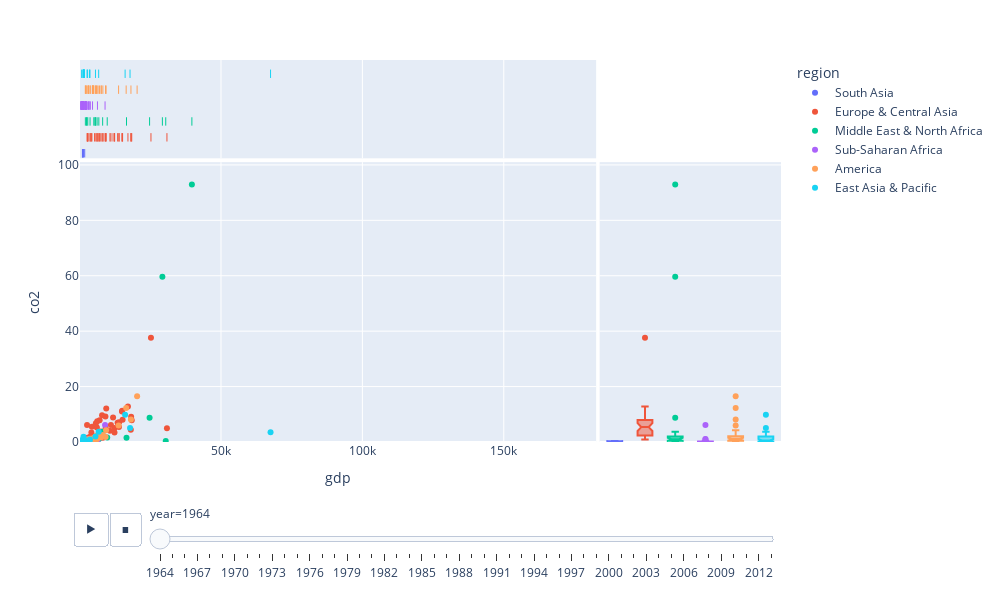

Here is the notebook cell this chart was saved with:
### Markdown cell above
Create single scatter plot with all data (with marginal boxplot per region)

### Code cell
# Create an animated scatter plot without facets, aggregating all regions into a single plot
fig = px.scatter(
    data,  # DataFrame containing the data to plot
    x="gdp",  # Set x-axis to GDP values
    y="co2",  # Set y-axis to CO2 emission values
    animation_frame="year",  # Animate the plot across different years (one frame per year)
    color="region",  # Color points by their region for categorical distinction
    hover_name="country",  # Show country name when hovering over points
    width=1000,  # Set plot width to 1000 pixels
    height=600,  # Set plot height to 600 pixels
    size_max=45,  # Maximum size for the points (bubbles) in the plot
    range_x=[xmin, xmax],  # Fixed range for x-axis, using precomputed min and max GDP
    range_y=[ymin, ymax],  # Fixed range for y-axis, using precomputed min and max CO2 values
    marginal_y='box',  # Add a boxplot on the right margin for distribution of y (CO2)
    marginal_x='rug'   # Add a rug plot on the bottom margin for distribution of x (GDP)
)

# Display the plot in the default renderer (e.g., notebook or browser)
# fig.show()
fig.show()

### Figure 1 — Plotly figure (JSON) as saved in the notebook; plotly's stock layout.template omitted (floating-point values rounded to 4 significant figures)
{"data": [{"hovertemplate": "<b>%{hovertext}</b><br><br>region=South Asia<br>year=1964<br>gdp=%{x}<br>co2=%{y}<extra></extra>", "hovertext": ["Afghanistan", "Bangladesh", "India", "Nepal", "Pakistan", "Sri Lanka"], "legendgroup": "South Asia", "marker": {"color": "#636efa", "symbol": "circle"}, "mode": "markers", "name": "South Asia", "orientation": "v", "showlegend": true, "type": "scatter", "x": [1182, 1138, 1125, 1002, 1396, 1809], "xaxis": "x", "y": [0.0863, 0.055, 0.309, 0.014, 0.324, 0.21], "yaxis": "y"}, {"alignmentgroup": "True", "boxpoints": "all", "fillcolor": "rgba(255,255,255,0)", "hoveron": "points", "hovertemplate": "<b>%{hovertext}</b><br><br>region=South Asia<br>year=1964<br>gdp=%{x}<extra></extra>", "hovertext": ["Afghanistan", "Bangladesh", "India", "Nepal", "Pakistan", "Sri Lanka"], "jitter": 0, "legendgroup": "South Asia", "line": {"color": "rgba(255,255,255,0)"}, "marker": {"color": "#636efa", "symbol": "line-ns-open"}, "name": "South Asia", "offsetgroup": "South Asia", "showlegend": false, "type": "box", "x": [1182, 1138, 1125, 1002, 1396, 1809], "xaxis": "x3", "yaxis": "y3"}, {"alignmentgroup": "True", "hovertemplate": "<b>%{hovertext}</b><br><br>region=South Asia<br>year=1964<br>co2=%{y}<extra></extra>", "hovertext": ["Afghanistan", "Bangladesh", "India", "Nepal", "Pakistan", "Sri Lanka"], "legendgroup": "South Asia", "marker": {"color": "#636efa", "symbol": "circle"}, "name": "South Asia", "notched": true, "offsetgroup": "South Asia", "showlegend": false, "type": "box", "xaxis": "x2", "y": [0.0863, 0.055, 0.309, 0.014, 0.324, 0.21], "yaxis": "y2"}, {"hovertemplate": "<b>%{hovertext}</b><br><br>region=Europe & Central Asia<br>year=1964<br>gdp=%{x}<br>co2=%{y}<extra></extra>", "hovertext": ["Albania", "Armenia", "Austria", "Azerbaijan", "Belarus", "Belgium", "Bulgaria", "Cyprus", "Denmark", "Finland", "France", "Georgia", "Germany", "Greece", "Hungary", "Iceland", "Ireland", "Italy", "Kazakhstan", "Lithuania", "Luxembourg", "Malta", "Moldova", "Netherlands", "Norway", "Poland", "Portugal", "Romania", "Russia", "Slovak Republic", "Spain", "Sweden", "Switzerland", "Tajikistan", "Turkey", "Turkmenistan", "Ukraine", "United Kingdom", "Uzbekistan"], "legendgroup": "Europe & Central Asia", "marker": {"color": "#EF553B", "symbol": "circle"}, "mode": "markers", "name": "Europe & Central Asia", "orientation": "v", "showlegend": true, "type": "scatter", "x": [3023, 2823, 13915, 5751, 4357, 14995, 6110, 6563, 18228, 12389, 13969, 3707, 17100, 8197, 11083, 13450, 9215, 12343, 9418, 10728, 25235, 2830, 4162, 15204, 18118, 7078, 6902, 7512, 11836, 9135, 8611, 18434, 30886, 3769, 5296, 7952, 6239, 15067, 2636], "xaxis": "x", "y": [1.09, 1.45, 5.37, 6.75, 5.51, 11, 5.25, 1.73, 9.14, 5.02, 7.13, 1.91, 12.8, 1.57, 6.16, 6.91, 5, 3.43, 12.1, 4.05, 37.6, 1.56, 3.43, 8.01, 4.38, 7.83, 1.23, 3.75, 8.87, 9.24, 2.02, 7.86, 4.92, 1.63, 0.871, 9.64, 7.53, 11.3, 6.11], "yaxis": "y"}, {"alignmentgroup": "True", "boxpoints": "all", "fillcolor": "rgba(255,255,255,0)", "hoveron": "points", "hovertemplate": "<b>%{hovertext}</b><br><br>region=Europe & Central Asia<br>year=1964<br>gdp=%{x}<extra></extra>", "hovertext": ["Albania", "Armenia", "Austria", "Azerbaijan", "Belarus", "Belgium", "Bulgaria", "Cyprus", "Denmark", "Finland", "France", "Georgia", "Germany", "Greece", "Hungary", "Iceland", "Ireland", "Italy", "Kazakhstan", "Lithuania", "Luxembourg", "Malta", "Moldova", "Netherlands", "Norway", "Poland", "Portugal", "Romania", "Russia", "Slovak Republic", "Spain", "Sweden", "Switzerland", "Tajikistan", "Turkey", "Turkmenistan", "Ukraine", "United Kingdom", "Uzbekistan"], "jitter": 0, "legendgroup": "Europe & Central Asia", "line": {"color": "rgba(255,255,255,0)"}, "marker": {"color": "#EF553B", "symbol": "line-ns-open"}, "name": "Europe & Central Asia", "offsetgroup": "Europe & Central Asia", "showlegend": false, "type": "box", "x": [3023, 2823, 13915, 5751, 4357, 14995, 6110, 6563, 18228, 12389, 13969, 3707, 17100, 8197, 11083, 13450, 9215, 12343, 9418, 10728, 25235, 2830, 4162, 15204, 18118, 7078, 6902, 7512, 11836, 9135, 8611, 18434, 30886, 3769, 5296, 7952, 6239, 15067, 2636], "xaxis": "x3", "yaxis": "y3"}, {"alignmentgroup": "True", "hovertemplate": "<b>%{hovertext}</b><br><br>region=Europe & Central Asia<br>year=1964<br>co2=%{y}<extra></extra>", "hovertext": ["Albania", "Armenia", "Austria", "Azerbaijan", "Belarus", "Belgium", "Bulgaria", "Cyprus", "Denmark", "Finland", "France", "Georgia", "Germany", "Greece", "Hungary", "Iceland", "Ireland", "Italy", "Kazakhstan", "Lithuania", "Luxembourg", "Malta", "Moldova", "Netherlands", "Norway", "Poland", "Portugal", "Romania", "Russia", "Slovak Republic", "Spain", "Sweden", "Switzerland", "Tajikistan", "Turkey", "Turkmenistan", "Ukraine", "United Kingdom", "Uzbekistan"], "legendgroup": "Europe & Central Asia", "marker": {"color": "#EF553B", "symbol": "circle"}, "name": "Europe & Central Asia", "notched": true, "offsetgroup": "Europe & Central Asia", "showlegend": false, "type": "box", "xaxis": "x2", "y": [1.09, 1.45, 5.37, 6.75, 5.51, 11, 5.25, 1.73, 9.14, 5.02, 7.13, 1.91, 12.8, 1.57, 6.16, 6.91, 5, 3.43, 12.1, 4.05, 37.6, 1.56, 3.43, 8.01, 4.38, 7.83, 1.23, 3.75, 8.87, 9.24, 2.02, 7.86, 4.92, 1.63, 0.871, 9.64, 7.53, 11.3, 6.11], "yaxis": "y2"}, {"hovertemplate": "<b>%{hovertext}</b><br><br>region=Middle East & North Africa<br>year=1964<br>gdp=%{x}<br>co2=%{y}<extra></extra>", "hovertext": ["Algeria", "Bahrain", "Djibouti", "Egypt", "Iran", "Iraq", "Israel", "Jordan", "Kuwait", "Lebanon", "Libya", "Morocco", "Oman", "Qatar", "Saudi Arabia", "Syria", "Tunisia", "United Arab Emirates"], "legendgroup": "Middle East & North Africa", "marker": {"color": "#00cc96", "symbol": "circle"}, "mode": "markers", "name": "Middle East & North Africa", "orientation": "v", "showlegend": true, "type": "scatter", "x": [5693, 24751, 3700, 2443, 6188, 6805, 8152, 5556, 29279, 9767, 30463, 2040, 5419, 39711, 16587, 2894, 2575, 5021], "xaxis": "x", "y": [0.46, 8.74, 0.784, 0.849, 1.96, 1.12, 3.74, 1.13, 59.6, 1.6, 0.398, 0.319, 0.0181, 92.9, 1.51, 0.84, 0.618, 0.132], "yaxis": "y"}, {"alignmentgroup": "True", "boxpoints": "all", "fillcolor": "rgba(255,255,255,0)", "hoveron": "points", "hovertemplate": "<b>%{hovertext}</b><br><br>region=Middle East & North Africa<br>year=1964<br>gdp=%{x}<extra></extra>", "hovertext": ["Algeria", "Bahrain", "Djibouti", "Egypt", "Iran", "Iraq", "Israel", "Jordan", "Kuwait", "Lebanon", "Libya", "Morocco", "Oman", "Qatar", "Saudi Arabia", "Syria", "Tunisia", "United Arab Emirates"], "jitter": 0, "legendgroup": "Middle East & North Africa", "line": {"color": "rgba(255,255,255,0)"}, "marker": {"color": "#00cc96", "symbol": "line-ns-open"}, "name": "Middle East & North Africa", "offsetgroup": "Middle East & North Africa", "showlegend": false, "type": "box", "x": [5693, 24751, 3700, 2443, 6188, 6805, 8152, 5556, 29279, 9767, 30463, 2040, 5419, 39711, 16587, 2894, 2575, 5021], "xaxis": "x3", "yaxis": "y3"}, {"alignmentgroup": "True", "hovertemplate": "<b>%{hovertext}</b><br><br>region=Middle East & North Africa<br>year=1964<br>co2=%{y}<extra></extra>", "hovertext": ["Algeria", "Bahrain", "Djibouti", "Egypt", "Iran", "Iraq", "Israel", "Jordan", "Kuwait", "Lebanon", "Libya", "Morocco", "Oman", "Qatar", "Saudi Arabia", "Syria", "Tunisia", "United Arab Emirates"], "legendgroup": "Middle East & North Africa", "marker": {"color": "#00cc96", "symbol": "circle"}, "name": "Middle East & North Africa", "notched": true, "offsetgroup": "Middle East & North Africa", "showlegend": false, "type": "box", "xaxis": "x2", "y": [0.46, 8.74, 0.784, 0.849, 1.96, 1.12, 3.74, 1.13, 59.6, 1.6, 0.398, 0.319, 0.0181, 92.9, 1.51, 0.84, 0.618, 0.132], "yaxis": "y2"}, {"hovertemplate": "<b>%{hovertext}</b><br><br>region=Sub-Saharan Africa<br>year=1964<br>gdp=%{x}<br>co2=%{y}<extra></extra>", "hovertext": ["Angola", "Benin", "Burkina Faso", "Burundi", "Cameroon", "Cape Verde", "Chad", "Comoros", "Congo, Dem. Rep.", "Congo, Rep.", "Cote d'Ivoire", "Equatorial Guinea", "Ethiopia", "Gabon", "Gambia", "Ghana", "Guinea", "Guinea-Bissau", "Kenya", "Liberia", "Madagascar", "Malawi", "Mali", "Mauritania", "Mauritius", "Mozambique", "Niger", "Nigeria", "Rwanda", "Sao Tome and Principe", "Senegal", "Seychelles", "Sierra Leone", "Somalia", "South Africa", "Sudan", "Swaziland", "Tanzania", "Togo", "Uganda", "Zambia", "Zimbabwe"], "legendgroup": "Sub-Saharan Africa", "marker": {"color": "#ab63fa", "symbol": "circle"}, "mode": "markers", "name": "Sub-Saharan Africa", "orientation": "v", "showlegend": true, "type": "scatter", "x": [4573, 1159, 711, 603, 1910, 895, 1409, 1342, 2108, 2282, 3312, 1041, 698, 2454, 1312, 2322, 870, 1440, 1922, 1287, 2273, 391, 799, 2254, 3334, 540, 1437, 3803, 506, 1675, 2118, 6318, 1333, 1131, 9004, 2126, 2713, 1176, 1483, 965, 3214, 1976], "xaxis": "x", "y": [0.201, 0.0553, 0.0216, 0.0158, 0.0597, 0.131, 0.0305, 0.054, 0.117, 0.232, 0.183, 0.0946, 0.0167, 0.364, 0.0743, 0.22, 0.184, 0.0911, 0.307, 0.395, 0.0861, 0.0833, 0.032, 0.122, 0.419, 0.267, 0.0251, 0.148, 0.0116, 0.171, 0.258, 0.161, 0.125, 0.0452, 6.16, 0.219, 0.0288, 0.0912, 0.0794, 0.0634, 0.949, 1.05], "yaxis": "y"}, {"alignmentgroup": "True", "boxpoints": "all", "fillcolor": "rgba(255,255,255,0)", "hoveron": "points", "hovertemplate": "<b>%{hovertext}</b><br><br>region=Sub-Saharan Africa<br>year=1964<br>gdp=%{x}<extra></extra>", "hovertext": ["Angola", "Benin", "Burkina Faso", "Burundi", "Cameroon", "Cape Verde", "Chad", "Comoros", "Congo, Dem. Rep.", "Congo, Rep.", "Cote d'Ivoire", "Equatorial Guinea", "Ethiopia", "Gabon", "Gambia", "Ghana", "Guinea", "Guinea-Bissau", "Kenya", "Liberia", "Madagascar", "Malawi", "Mali", "Mauritania", "Mauritius", "Mozambique", "Niger", "Nigeria", "Rwanda", "Sao Tome and Principe", "Senegal", "Seychelles", "Sierra Leone", "Somalia", "South Africa", "Sudan", "Swaziland", "Tanzania", "Togo", "Uganda", "Zambia", "Zimbabwe"], "jitter": 0, "legendgroup": "Sub-Saharan Africa", "line": {"color": "rgba(255,255,255,0)"}, "marker": {"color": "#ab63fa", "symbol": "line-ns-open"}, "name": "Sub-Saharan Africa", "offsetgroup": "Sub-Saharan Africa", "showlegend": false, "type": "box", "x": [4573, 1159, 711, 603, 1910, 895, 1409, 1342, 2108, 2282, 3312, 1041, 698, 2454, 1312, 2322, 870, 1440, 1922, 1287, 2273, 391, 799, 2254, 3334, 540, 1437, 3803, 506, 1675, 2118, 6318, 1333, 1131, 9004, 2126, 2713, 1176, 1483, 965, 3214, 1976], "xaxis": "x3", "yaxis": "y3"}, {"alignmentgroup": "True", "hovertemplate": "<b>%{hovertext}</b><br><br>region=Sub-Saharan Africa<br>year=1964<br>co2=%{y}<extra></extra>", "hovertext": ["Angola", "Benin", "Burkina Faso", "Burundi", "Cameroon", "Cape Verde", "Chad", "Comoros", "Congo, Dem. Rep.", "Congo, Rep.", "Cote d'Ivoire", "Equatorial Guinea", "Ethiopia", "Gabon", "Gambia", "Ghana", "Guinea", "Guinea-Bissau", "Kenya", "Liberia", "Madagascar", "Malawi", "Mali", "Mauritania", "Mauritius", "Mozambique", "Niger", "Nigeria", "Rwanda", "Sao Tome and Principe", "Senegal", "Seychelles", "Sierra Leone", "Somalia", "South Africa", "Sudan", "Swaziland", "Tanzania", "Togo", "Uganda", "Zambia", "Zimbabwe"], "legendgroup": "Sub-Saharan Africa", "marker": {"color": "#ab63fa", "symbol": "circle"}, "name": "Sub-Saharan Africa", "notched": true, "offsetgroup": "Sub-Saharan Africa", "showlegend": false, "type": "box", "xaxis": "x2", "y": [0.201, 0.0553, 0.0216, 0.0158, 0.0597, 0.131, 0.0305, 0.054, 0.117, 0.232, 0.183, 0.0946, 0.0167, 0.364, 0.0743, 0.22, 0.184, 0.0911, 0.307, 0.395, 0.0861, 0.0833, 0.032, 0.122, 0.419, 0.267, 0.0251, 0.148, 0.0116, 0.171, 0.258, 0.161, 0.125, 0.0452, 6.16, 0.219, 0.0288, 0.0912, 0.0794, 0.0634, 0.949, 1.05], "yaxis": "y2"}, {"hovertemplate": "<b>%{hovertext}</b><br><br>region=America<br>year=1964<br>gdp=%{x}<br>co2=%{y}<extra></extra>", "hovertext": ["Antigua and Barbuda", "Argentina", "Bahamas", "Barbados", "Belize", "Bolivia", "Brazil", "Canada", "Chile", "Colombia", "Costa Rica", "Cuba", "Ecuador", "El Salvador", "Grenada", "Guatemala", "Guyana", "Haiti", "Honduras", "Jamaica", "Mexico", "Nicaragua", "Panama", "Paraguay", "Peru", "Suriname", "Trinidad and Tobago", "United States", "Uruguay", "Venezuela"], "legendgroup": "America", "marker": {"color": "#FFA15A", "symbol": "circle"}, "mode": "markers", "name": "America", "orientation": "v", "showlegend": true, "type": "scatter", "x": [5008, 8227, 18160, 5681, 2114, 2971, 4707, 16464, 6537, 3749, 4495, 9179, 4786, 4585, 2316, 3722, 3164, 2024, 2583, 5965, 7045, 5559, 4852, 3163, 6155, 7650, 9362, 20338, 7644, 13789], "xaxis": "x", "y": [1.54, 2.54, 8.12, 0.766, 0.818, 0.371, 0.699, 12.3, 2.08, 1.17, 0.439, 1.84, 0.421, 0.397, 0.234, 0.374, 1.02, 0.0718, 0.317, 2.35, 1.72, 0.474, 0.974, 0.205, 1.09, 1.87, 4.2, 16.5, 1.71, 5.97], "yaxis": "y"}, {"alignmentgroup": "True", "boxpoints": "all", "fillcolor": "rgba(255,255,255,0)", "hoveron": "points", "hovertemplate": "<b>%{hovertext}</b><br><br>region=America<br>year=1964<br>gdp=%{x}<extra></extra>", "hovertext": ["Antigua and Barbuda", "Argentina", "Bahamas", "Barbados", "Belize", "Bolivia", "Brazil", "Canada", "Chile", "Colombia", "Costa Rica", "Cuba", "Ecuador", "El Salvador", "Grenada", "Guatemala", "Guyana", "Haiti", "Honduras", "Jamaica", "Mexico", "Nicaragua", "Panama", "Paraguay", "Peru", "Suriname", "Trinidad and Tobago", "United States", "Uruguay", "Venezuela"], "jitter": 0, "legendgroup": "America", "line": {"color": "rgba(255,255,255,0)"}, "marker": {"color": "#FFA15A", "symbol": "line-ns-open"}, "name": "America", "offsetgroup": "America", "showlegend": false, "type": "box", "x": [5008, 8227, 18160, 5681, 2114, 2971, 4707, 16464, 6537, 3749, 4495, 9179, 4786, 4585, 2316, 3722, 3164, 2024, 2583, 5965, 7045, 5559, 4852, 3163, 6155, 7650, 9362, 20338, 7644, 13789], "xaxis": "x3", "yaxis": "y3"}, {"alignmentgroup": "True", "hovertemplate": "<b>%{hovertext}</b><br><br>region=America<br>year=1964<br>co2=%{y}<extra></extra>", "hovertext": ["Antigua and Barbuda", "Argentina", "Bahamas", "Barbados", "Belize", "Bolivia", "Brazil", "Canada", "Chile", "Colombia", "Costa Rica", "Cuba", "Ecuador", "El Salvador", "Grenada", "Guatemala", "Guyana", "Haiti", "Honduras", "Jamaica", "Mexico", "Nicaragua", "Panama", "Paraguay", "Peru", "Suriname", "Trinidad and Tobago", "United States", "Uruguay", "Venezuela"], "legendgroup": "America", "marker": {"color": "#FFA15A", "symbol": "circle"}, "name": "America", "notched": true, "offsetgroup": "America", "showlegend": false, "type": "box", "xaxis": "x2", "y": [1.54, 2.54, 8.12, 0.766, 0.818, 0.371, 0.699, 12.3, 2.08, 1.17, 0.439, 1.84, 0.421, 0.397, 0.234, 0.374, 1.02, 0.0718, 0.317, 2.35, 1.72, 0.474, 0.974, 0.205, 1.09, 1.87, 4.2, 16.5, 1.71, 5.97], "yaxis": "y2"}, {"hovertemplate": "<b>%{hovertext}</b><br><br>region=East Asia & Pacific<br>year=1964<br>gdp=%{x}<br>co2=%{y}<extra></extra>", "hovertext": ["Australia", "Brunei", "Cambodia", "China", "Fiji", "Indonesia", "Japan", "Kiribati", "Mongolia", "Myanmar", "New Zealand", "Papua New Guinea", "Philippines", "Samoa", "Singapore", "Solomon Islands", "Thailand", "Tonga", "Vanuatu", "Vietnam"], "legendgroup": "East Asia & Pacific", "marker": {"color": "#19d3f3", "symbol": "circle"}, "mode": "markers", "name": "East Asia & Pacific", "orientation": "v", "showlegend": true, "type": "scatter", "x": [16098, 67522, 1548, 713, 3671, 1694, 6741, 2639, 1383, 1358, 17837, 1324, 2825, 3498, 5613, 1190, 1725, 1610, 1553, 1285], "xaxis": "x", "y": [9.8, 3.49, 0.0539, 0.618, 0.944, 0.229, 3.69, 0.404, 1.9, 0.125, 5.08, 0.122, 0.428, 0.208, 2.02, 0.138, 0.242, 0.153, 0.864, 0.321], "yaxis": "y"}, {"alignmentgroup": "True", "boxpoints": "all", "fillcolor": "rgba(255,255,255,0)", "hoveron": "points", "hovertemplate": "<b>%{hovertext}</b><br><br>region=East Asia & Pacific<br>year=1964<br>gdp=%{x}<extra></extra>", "hovertext": ["Australia", "Brunei", "Cambodia", "China", "Fiji", "Indonesia", "Japan", "Kiribati", "Mongolia", "Myanmar", "New Zealand", "Papua New Guinea", "Philippines", "Samoa", "Singapore", "Solomon Islands", "Thailand", "Tonga", "Vanuatu", "Vietnam"], "jitter": 0, "legendgroup": "East Asia & Pacific", "line": {"color": "rgba(255,255,255,0)"}, "marker": {"color": "#19d3f3", "symbol": "line-ns-open"}, "name": "East Asia & Pacific", "offsetgroup": "East Asia & Pacific", "showlegend": false, "type": "box", "x": [16098, 67522, 1548, 713, 3671, 1694, 6741, 2639, 1383, 1358, 17837, 1324, 2825, 3498, 5613, 1190, 1725, 1610, 1553, 1285], "xaxis": "x3", "yaxis": "y3"}, {"alignmentgroup": "True", "hovertemplate": "<b>%{hovertext}</b><br><br>region=East Asia & Pacific<br>year=1964<br>co2=%{y}<extra></extra>", "hovertext": ["Australia", "Brunei", "Cambodia", "China", "Fiji", "Indonesia", "Japan", "Kiribati", "Mongolia", "Myanmar", "New Zealand", "Papua New Guinea", "Philippines", "Samoa", "Singapore", "Solomon Islands", "Thailand", "Tonga", "Vanuatu", "Vietnam"], "legendgroup": "East Asia & Pacific", "marker": {"color": "#19d3f3", "symbol": "circle"}, "name": "East Asia & Pacific", "notched": true, "offsetgroup": "East Asia & Pacific", "showlegend": false, "type": "box", "xaxis": "x2", "y": [9.8, 3.49, 0.0539, 0.618, 0.944, 0.229, 3.69, 0.404, 1.9, 0.125, 5.08, 0.122, 0.428, 0.208, 2.02, 0.138, 0.242, 0.153, 0.864, 0.321], "yaxis": "y2"}], "layout": {"height": 600, "legend": {"title": {"text": "region"}, "tracegroupgap": 0}, "margin": {"t": 60}, "sliders": [{"active": 0, "currentvalue": {"prefix": "year="}, "len": 0.9, "pad": {"b": 10, "t": 60}, "steps": [{"args": [["1964"], {"frame": {"duration": 0, "redraw": false}, "fromcurrent": true, "mode": "immediate", "transition": {"duration": 0, "easing": "linear"}}], "label": "1964", "method": "animate"}, {"args": [["1965"], {"frame": {"duration": 0, "redraw": false}, "fromcurrent": true, "mode": "immediate", "transition": {"duration": 0, "easing": "linear"}}], "label": "1965", "method": "animate"}, {"args": [["1966"], {"frame": {"duration": 0, "redraw": false}, "fromcurrent": true, "mode": "immediate", "transition": {"duration": 0, "easing": "linear"}}], "label": "1966", "method": "animate"}, {"args": [["1967"], {"frame": {"duration": 0, "redraw": false}, "fromcurrent": true, "mode": "immediate", "transition": {"duration": 0, "easing": "linear"}}], "label": "1967", "method": "animate"}, {"args": [["1968"], {"frame": {"duration": 0, "redraw": false}, "fromcurrent": true, "mode": "immediate", "transition": {"duration": 0, "easing": "linear"}}], "label": "1968", "method": "animate"}, {"args": [["1969"], {"frame": {"duration": 0, "redraw": false}, "fromcurrent": true, "mode": "immediate", "transition": {"duration": 0, "easing": "linear"}}], "label": "1969", "method": "animate"}, {"args": [["1970"], {"frame": {"duration": 0, "redraw": false}, "fromcurrent": true, "mode": "immediate", "transition": {"duration": 0, "easing": "linear"}}], "label": "1970", "method": "animate"}, {"args": [["1971"], {"frame": {"duration": 0, "redraw": false}, "fromcurrent": true, "mode": "immediate", "transition": {"duration": 0, "easing": "linear"}}], "label": "1971", "method": "animate"}, {"args": [["1972"], {"frame": {"duration": 0, "redraw": false}, "fromcurrent": true, "mode": "immediate", "transition": {"duration": 0, "easing": "linear"}}], "label": "1972", "method": "animate"}, {"args": [["1973"], {"frame": {"duration": 0, "redraw": false}, "fromcurrent": true, "mode": "immediate", "transition": {"duration": 0, "easing": "linear"}}], "label": "1973", "method": "animate"}, {"args": [["1974"], {"frame": {"duration": 0, "redraw": false}, "fromcurrent": true, "mode": "immediate", "transition": {"duration": 0, "easing": "linear"}}], "label": "1974", "method": "animate"}, {"args": [["1975"], {"frame": {"duration": 0, "redraw": false}, "fromcurrent": true, "mode": "immediate", "transition": {"duration": 0, "easing": "linear"}}], "label": "1975", "method": "animate"}, {"args": [["1976"], {"frame": {"duration": 0, "redraw": false}, "fromcurrent": true, "mode": "immediate", "transition": {"duration": 0, "easing": "linear"}}], "label": "1976", "method": "animate"}, {"args": [["1977"], {"frame": {"duration": 0, "redraw": false}, "fromcurrent": true, "mode": "immediate", "transition": {"duration": 0, "easing": "linear"}}], "label": "1977", "method": "animate"}, {"args": [["1978"], {"frame": {"duration": 0, "redraw": false}, "fromcurrent": true, "mode": "immediate", "transition": {"duration": 0, "easing": "linear"}}], "label": "1978", "method": "animate"}, {"args": [["1979"], {"frame": {"duration": 0, "redraw": false}, "fromcurrent": true, "mode": "immediate", "transition": {"duration": 0, "easing": "linear"}}], "label": "1979", "method": "animate"}, {"args": [["1980"], {"frame": {"duration": 0, "redraw": false}, "fromcurrent": true, "mode": "immediate", "transition": {"duration": 0, "easing": "linear"}}], "label": "1980", "method": "animate"}, {"args": [["1981"], {"frame": {"duration": 0, "redraw": false}, "fromcurrent": true, "mode": "immediate", "transition": {"duration": 0, "easing": "linear"}}], "label": "1981", "method": "animate"}, {"args": [["1982"], {"frame": {"duration": 0, "redraw": false}, "fromcurrent": true, "mode": "immediate", "transition": {"duration": 0, "easing": "linear"}}], "label": "1982", "method": "animate"}, {"args": [["1983"], {"frame": {"duration": 0, "redraw": false}, "fromcurrent": true, "mode": "immediate", "transition": {"duration": 0, "easing": "linear"}}], "label": "1983", "method": "animate"}, {"args": [["1984"], {"frame": {"duration": 0, "redraw": false}, "fromcurrent": true, "mode": "immediate", "transition": {"duration": 0, "easing": "linear"}}], "label": "1984", "method": "animate"}, {"args": [["1985"], {"frame": {"duration": 0, "redraw": false}, "fromcurrent": true, "mode": "immediate", "transition": {"duration": 0, "easing": "linear"}}], "label": "1985", "method": "animate"}, {"args": [["1986"], {"frame": {"duration": 0, "redraw": false}, "fromcurrent": true, "mode": "immediate", "transition": {"duration": 0, "easing": "linear"}}], "label": "1986", "method": "animate"}, {"args": [["1987"], {"frame": {"duration": 0, "redraw": false}, "fromcurrent": true, "mode": "immediate", "transition": {"duration": 0, "easing": "linear"}}], "label": "1987", "method": "animate"}, {"args": [["1988"], {"frame": {"duration": 0, "redraw": false}, "fromcurrent": true, "mode": "immediate", "transition": {"duration": 0, "easing": "linear"}}], "label": "1988", "method": "animate"}, {"args": [["1989"], {"frame": {"duration": 0, "redraw": false}, "fromcurrent": true, "mode": "immediate", "transition": {"duration": 0, "easing": "linear"}}], "label": "1989", "method": "animate"}, {"args": [["1990"], {"frame": {"duration": 0, "redraw": false}, "fromcurrent": true, "mode": "immediate", "transition": {"duration": 0, "easing": "linear"}}], "label": "1990", "method": "animate"}, {"args": [["1991"], {"frame": {"duration": 0, "redraw": false}, "fromcurrent": true, "mode": "immediate", "transition": {"duration": 0, "easing": "linear"}}], "label": "1991", "method": "animate"}, {"args": [["1992"], {"frame": {"duration": 0, "redraw": false}, "fromcurrent": true, "mode": "immediate", "transition": {"duration": 0, "easing": "linear"}}], "label": "1992", "method": "animate"}, {"args": [["1993"], {"frame": {"duration": 0, "redraw": false}, "fromcurrent": true, "mode": "immediate", "transition": {"duration": 0, "easing": "linear"}}], "label": "1993", "method": "animate"}, {"args": [["1994"], {"frame": {"duration": 0, "redraw": false}, "fromcurrent": true, "mode": "immediate", "transition": {"duration": 0, "easing": "linear"}}], "label": "1994", "method": "animate"}, {"args": [["1995"], {"frame": {"duration": 0, "redraw": false}, "fromcurrent": true, "mode": "immediate", "transition": {"duration": 0, "easing": "linear"}}], "label": "1995", "method": "animate"}, {"args": [["1996"], {"frame": {"duration": 0, "redraw": false}, "fromcurrent": true, "mode": "immediate", "transition": {"duration": 0, "easing": "linear"}}], "label": "1996", "method": "animate"}, {"args": [["1997"], {"frame": {"duration": 0, "redraw": false}, "fromcurrent": true, "mode": "immediate", "transition": {"duration": 0, "easing": "linear"}}], "label": "1997", "method": "animate"}, {"args": [["1998"], {"frame": {"duration": 0, "redraw": false}, "fromcurrent": true, "mode": "immediate", "transition": {"duration": 0, "easing": "linear"}}], "label": "1998", "method": "animate"}, {"args": [["1999"], {"frame": {"duration": 0, "redraw": false}, "fromcurrent": true, "mode": "immediate", "transition": {"duration": 0, "easing": "linear"}}], "label": "1999", "method": "animate"}, {"args": [["2000"], {"frame": {"duration": 0, "redraw": false}, "fromcurrent": true, "mode": "immediate", "transition": {"duration": 0, "easing": "linear"}}], "label": "2000", "method": "animate"}, {"args": [["2001"], {"frame": {"duration": 0, "redraw": false}, "fromcurrent": true, "mode": "immediate", "transition": {"duration": 0, "easing": "linear"}}], "label": "2001", "method": "animate"}, {"args": [["2002"], {"frame": {"duration": 0, "redraw": false}, "fromcurrent": true, "mode": "immediate", "transition": {"duration": 0, "easing": "linear"}}], "label": "2002", "method": "animate"}, {"args": [["2003"], {"frame": {"duration": 0, "redraw": false}, "fromcurrent": true, "mode": "immediate", "transition": {"duration": 0, "easing": "linear"}}], "label": "2003", "method": "animate"}, {"args": [["2004"], {"frame": {"duration": 0, "redraw": false}, "fromcurrent": true, "mode": "immediate", "transition": {"duration": 0, "easing": "linear"}}], "label": "2004", "method": "animate"}, {"args": [["2005"], {"frame": {"duration": 0, "redraw": false}, "fromcurrent": true, "mode": "immediate", "transition": {"duration": 0, "easing": "linear"}}], "label": "2005", "method": "animate"}, {"args": [["2006"], {"frame": {"duration": 0, "redraw": false}, "fromcurrent": true, "mode": "immediate", "transition": {"duration": 0, "easing": "linear"}}], "label": "2006", "method": "animate"}, {"args": [["2007"], {"frame": {"duration": 0, "redraw": false}, "fromcurrent": true, "mode": "immediate", "transition": {"duration": 0, "easing": "linear"}}], "label": "2007", "method": "animate"}, {"args": [["2008"], {"frame": {"duration": 0, "redraw": false}, "fromcurrent": true, "mode": "immediate", "transition": {"duration": 0, "easing": "linear"}}], "label": "2008", "method": "animate"}, {"args": [["2009"], {"frame": {"duration": 0, "redraw": false}, "fromcurrent": true, "mode": "immediate", "transition": {"duration": 0, "easing": "linear"}}], "label": "2009", "method": "animate"}, {"args": [["2010"], {"frame": {"duration": 0, "redraw": false}, "fromcurrent": true, "mode": "immediate", "transition": {"duration": 0, "easing": "linear"}}], "label": "2010", "method": "animate"}, {"args": [["2011"], {"frame": {"duration": 0, "redraw": false}, "fromcurrent": true, "mode": "immediate", "transition": {"duration": 0, "easing": "linear"}}], "label": "2011", "method": "animate"}, {"args": [["2012"], {"frame": {"duration": 0, "redraw": false}, "fromcurrent": true, "mode": "immediate", "transition": {"duration": 0, "easing": "linear"}}], "label": "2012", "method": "animate"}, {"args": [["2013"], {"frame": {"duration": 0, "redraw": false}, "fromcurrent": true, "mode": "immediate", "transition": {"duration": 0, "easing": "linear"}}], "label": "2013", "method": "animate"}], "x": 0.1, "xanchor": "left", "y": 0, "yanchor": "top"}], "updatemenus": [{"buttons": [{"args": [null, {"frame": {"duration": 500, "redraw": false}, "fromcurrent": true, "mode": "immediate", "transition": {"duration": 500, "easing": "linear"}}], "label": "&#9654;", "method": "animate"}, {"args": [[null], {"frame": {"duration": 0, "redraw": false}, "fromcurrent": true, "mode": "immediate", "transition": {"duration": 0, "easing": "linear"}}], "label": "&#9724;", "method": "animate"}], "direction": "left", "pad": {"r": 10, "t": 70}, "showactive": false, "type": "buttons", "x": 0.1, "xanchor": "right", "y": 0, "yanchor": "top"}], "width": 1000, "xaxis": {"anchor": "y", "domain": [0, 0.7363], "range": [142, 182668], "title": {"text": "gdp"}}, "xaxis2": {"anchor": "y2", "domain": [0.7413, 1], "matches": "x2", "showgrid": false, "showline": false, "showticklabels": false, "ticks": ""}, "xaxis3": {"anchor": "y3", "domain": [0, 0.7363], "matches": "x", "showgrid": true, "showticklabels": false}, "xaxis4": {"anchor": "y4", "domain": [0.7413, 1], "matches": "x2", "showgrid": false, "showline": false, "showticklabels": false, "ticks": ""}, "yaxis": {"anchor": "x", "domain": [0, 0.7326], "range": [0, 101], "title": {"text": "co2"}}, "yaxis2": {"anchor": "x2", "domain": [0, 0.7326], "matches": "y", "showgrid": true, "showticklabels": false}, "yaxis3": {"anchor": "x3", "domain": [0.7426, 1], "matches": "y3", "showgrid": false, "showline": false, "showticklabels": false, "ticks": ""}, "yaxis4": {"anchor": "x4", "domain": [0.7426, 1], "matches": "y3", "showgrid": true, "showline": false, "showticklabels": false, "ticks": ""}}}
